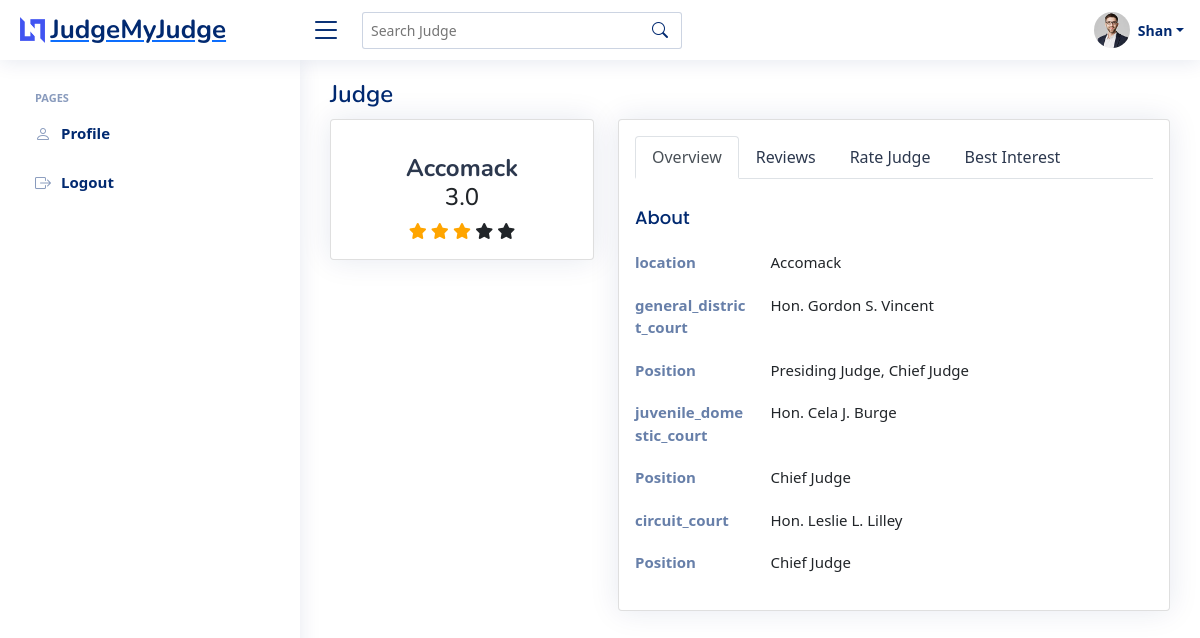
/rateJudge/3/ (signed in), run on the app's committed database.
### registration/models.py (models this page shows, shortened)
class UserProfile(models.Model):
    user = models.OneToOneField(User, on_delete=models.CASCADE)
    date_of_birth = models.DateField()
    address = models.CharField(max_length=500)
    case_number = models.IntegerField(blank=True, null=True)
    picture_id = models.ImageField(blank=True, null=True,
                                   upload_to='user_image/', default="default.jpg")
    membership = models.BooleanField(default=False)

### judge/models.py (models this page shows)
class judge (models.Model):
    location = models.CharField(max_length=100, null=True, blank=True)
    general_district_court = models.CharField(
        max_length=100, null=True, blank=True)
    position1 = models.CharField(max_length=100, null=True, blank=True)
    juvenile_domestic_court = models.CharField(
        max_length=100, null=True, blank=True)
    position2 = models.CharField(max_length=100, null=True, blank=True)
    circuit_court = models.CharField(max_length=100, null=True, blank=True)
    position3 = models.CharField(max_length=100, null=True, blank=True)

### judge/views.py (the view)
# urls.py: path('rateJudge/<str:pk>/', views.rateJudge, name="rateJudge"),
def rateJudge(request, pk):
    if request.method == 'POST':
        user = request.user
        ratedTo = judge.objects.get(id=request.POST['judge_id'])
        rating = int(request.POST['score'])
        description = request.POST['description']
        cannon1 = request.POST['cannon1']
        cannon2 = request.POST['cannon2']
        cannon3 = request.POST['cannon3']
        cannon4 = request.POST['cannon4']
        cannon5 = request.POST['cannon5']
        political_perspective_of_judge = request.POST['political_perspective_of_judge']
        family_connections_in_legal_community = request.POST['family_connections_in_legal_community']
        r = judgeRateing(user=user, ratedTo=ratedTo, rating=rating, description=description,
                         cannon1=cannon1, cannon2=cannon2, cannon3=cannon3, cannon4=cannon4, cannon5=cannon5, political_perspective_of_judge=political_perspective_of_judge, family_connections_in_legal_community=family_connections_in_legal_community)
        r.save()
        judgeInfo = judge.objects.get(id=request.POST['judge_id'])
        profile = UserProfile.objects.get(user=request.user)
        ratting = judgeRateing.objects.filter(ratedTo=judgeInfo)
        context = {'judgeInfo': judgeInfo,
                   'profile': profile, 'ratting': ratting}
        return render(request, 'judge/ratejudge.html', context)
    else:
        judgeInfo = judge.objects.get(id=pk)
        profile = UserProfile.objects.get(user=request.user)
        ratting = judgeRateing.objects.filter(ratedTo=judgeInfo)
        context = {'judgeInfo': judgeInfo,
                   'profile': profile, 'ratting': ratting}
        return render(request, 'judge/ratejudge.html', context)

### judge/templates/judge/ratejudge.html (shortened to what this page needs)
{% extends "main.html" %}
{% load static %}
{% block content %}
{% include "head.html" %}
{% include "sidebar.html" %}
<main id="main" class="main">
    <div class="pagetitle">
      <h1>Judge</h1>
    </div>
    <section class="section profile">
      <div class="row">
        <div class="col-xl-4">
          <div class="card">
            <div class="card-body profile-card pt-4 d-flex flex-column align-items-center">
              <h2>{{judgeInfo.location}}</h2>
              <div class="align-items-center">
                <h4>3.0</h4>
              </div>
              <div class="align-items-center">
                <span class="fa fa-star checked"></span>
                  <span class="fa fa-star checked"></span>
                  <span class="fa fa-star checked"></span>
                  <span class="fa fa-star"></span>
                  <span class="fa fa-star"></span>
              </div>
            </div>
          </div>
        </div>
        <div class="col-xl-8">
          <div class="card">
            <div class="card-body pt-3">
              <ul class="nav nav-tabs nav-tabs-bordered">
                <li class="nav-item">
                  <button class="nav-link active" data-bs-toggle="tab" data-bs-target="#profile-overview">Overview</button>
                </li>
                <li class="nav-item">
                  <button class="nav-link" data-bs-toggle="tab" data-bs-target="#reviews">Reviews</button>
                </li>
                <li class="nav-item">
                  <button class="nav-link" data-bs-toggle="tab" data-bs-target="#rate-judge">Rate Judge</button>
                </li>
                <li class="nav-item">
                  <button class="nav-link" data-bs-toggle="tab" data-bs-target="#best-interest">Best Interest</button>
                </li>
              </ul>
              <div class="tab-content pt-2">
                <div class="tab-pane fade show active profile-overview" id="profile-overview">
                  <h5 class="card-title">About</h5>
                  <div class="row">
                    <div class="col-lg-3 col-md-4 label ">location</div>
                    <div class="col-lg-9 col-md-8">{{judgeInfo.location}}</div>
                  </div>
                  <div class="row">
                    <div class="col-lg-3 col-md-4 label">general_district_court</div>
                    <div class="col-lg-9 col-md-8">{{judgeInfo.general_district_court}}</div>
                  </div>
                  <div class="row">
                    <div class="col-lg-3 col-md-4 label">Position</div>
                    <div class="col-lg-9 col-md-8">{{judgeInfo.position1}}</div>
                  </div>
                  <div class="row">
                    <div class="col-lg-3 col-md-4 label">juvenile_domestic_court</div>
                    <div class="col-lg-9 col-md-8">{{judgeInfo.juvenile_domestic_court}}</div>
                  </div>
                  <div class="row">
                    <div class="col-lg-3 col-md-4 label">Position</div>
                    <div class="col-lg-9 col-md-8">{{judgeInfo.position2}}</div>
                  </div>
                  <div class="row">
                    <div class="col-lg-3 col-md-4 label">circuit_court</div>
                    <div class="col-lg-9 col-md-8">{{judgeInfo.circuit_court}}</div>
                  </div>
                <div class="row">
                    <div class="col-lg-3 col-md-4 label">Position</div>
                    <div class="col-lg-9 col-md-8">{{judgeInfo.position3}}</div>
                  </div>
                </div>
              </div>
            </div>
          </div>
        </div>
      </div>
    </section>
  </main>
{% endblock %}

### templates/head.html (shortened to what this page needs)
<header id="header" class="header fixed-top d-flex align-items-center">
    <div class="d-flex align-items-center justify-content-between">
      <a href="{% url 'profile' %}" class="logo d-flex align-items-center">
        <img src="assets/img/logo.png" alt="">
        <span class="d-none d-lg-block">JudgeMyJudge</span>
      </a>
      <i class="bi bi-list toggle-sidebar-btn"></i>
    </div>
    <div class="search-bar">
      <form class="search-form d-flex align-items-center" method="GET" action="{% url 'getJudge' %}">
        <input type="text" class="autocomplete" name="search_query" id="autocomplete" placeholder="Search Judge" title="Enter search keyword">
        <button type="submit" title="Search"><i class="bi bi-search"></i></button>
      </form>
    </div>
    <nav class="header-nav ms-auto">
      <ul class="d-flex align-items-center">
        <li class="nav-item dropdown pe-3">
          <a class="nav-link nav-profile d-flex align-items-center pe-0" href="#" data-bs-toggle="dropdown">
            <img src="{{profile.picture_id.url}}" alt="Profile" class="rounded-circle">
            <span class="d-none d-md-block dropdown-toggle ps-2">{{profile.user.first_name}}</span>
          </a>
        </li>
      </ul>
    </nav>
  </header>

### static/css/style.css (style rules this page uses)
:root { scroll-behavior: smooth; }
body { font-family: "Open Sans", sans-serif; background: #f6f9ff; color: #444444; }
a { color: #4154f1; text-decoration: none; }
h1, h2, h3, h4, h5, h6 { font-family: "Nunito", sans-serif; }
#main { margin-top: 60px; padding: 20px 30px; transition: all 0.3s; }
.pagetitle { margin-bottom: 10px; }
.pagetitle h1 { font-size: 24px; margin-bottom: 0; font-weight: 600; color: #012970; }
.card { margin-bottom: 30px; border: none; border-radius: 5px; box-shadow: 0px 0 30px rgba(1, 41, 112, 0.1); overflow: hidden; }
.card-title { padding: 20px 0 15px 0; font-size: 18px; font-weight: 500; color: #012970; font-family: "Poppins", sans-serif; }
.card-body { padding: 0 20px 20px 20px; }
.nav-tabs-bordered { border-bottom: 2px solid #ebeef4; }
.nav-tabs-bordered .nav-link { margin-bottom: -2px; border: none; color: #2c384e; }
.nav-tabs-bordered .nav-link.active { background-color: #fff; color: #4154f1; border-bottom: 2px solid #4154f1; }
.logo { line-height: 1; }
@media (min-width: 1200px) { .logo { width: 280px; } }
.logo img { max-height: 26px; margin-right: 6px; }
.logo span { font-size: 26px; font-weight: 700; color: #012970; font-family: "Nunito", sans-serif; }
.header { transition: all 0.5s; z-index: 997; height: 60px; box-shadow: 0px 2px 20px rgba(1, 41, 112, 0.1); background-color: #fff; padding-left: 20px; }
.header .toggle-sidebar-btn { font-size: 32px; padding-left: 10px; cursor: pointer; color: #012970; }
.header .search-bar { min-width: 360px; padding: 0 20px; }
.header .search-form { width: 100%; }
.header .search-form input { border: 0; font-size: 14px; color: #012970; border: 1px solid rgba(1, 41, 112, 0.2); padding: 7px 38px 7px 8px; border-radius: 3px; transition: 0.3s; width: 100%; }
.header .search-form button { border: 0; padding: 0; margin-left: -30px; background: none; }
.header .search-form button i { color: #012970; }
.header-nav ul { list-style: none; }
.header-nav > ul { margin: 0; padding: 0; }
.header-nav .nav-profile { color: #012970; }
.header-nav .nav-profile img { max-height: 36px; }
.header-nav .nav-profile span { font-size: 14px; font-weight: 600; }
@media (min-width: 1200px) { #main, #footer { margin-left: 300px; } }
.profile .profile-card h2 { font-size: 24px; font-weight: 700; color: #2c384e; margin: 10px 0 0 0; }
.profile .profile-overview .row { margin-bottom: 20px; font-size: 15px; }
.profile .profile-overview .card-title { color: #012970; }
.profile .profile-overview .label { font-weight: 600; color: rgba(1, 41, 112, 0.6); }

### static/css/judge.css (style rules this page uses)
.checked { color: orange; }

### data on the page
UserProfile: picture_id (picture), user.first_name "Shan"
judge: location "Accomack", general_district_court "Hon. Gordon S. Vincent", position1 "Presiding Judge, Chief Judge", juvenile_domestic_court "Hon. Cela J. Burge", position2 "Chief Judge", circuit_court "Hon. Leslie L. Lilley", position3 "Chief Judge"
